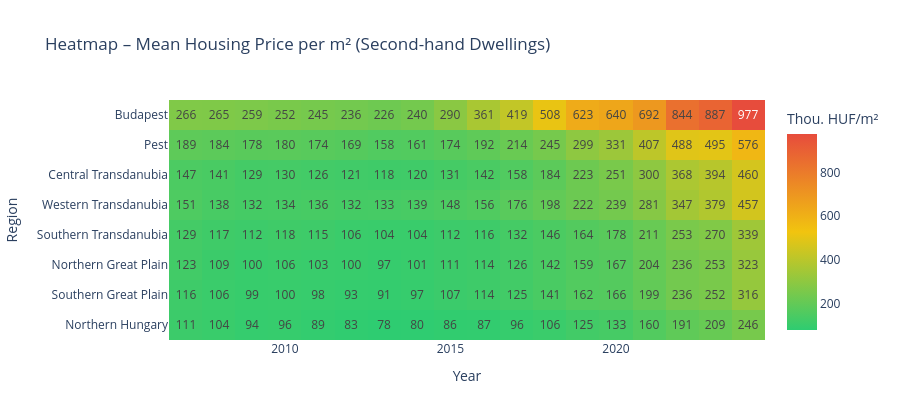

Notebook code for this chart:
### Markdown cell above
## Visualisation 3 – Heatmap: Regions × Years
Rows = regions, columns = years, colour = price. The most compact overview: you can see at a glance which region/year cells are hot.

### Code cell
pivot = df.pivot(index="region", columns="year", values="price")
# Sort regions by 2024 price descending
pivot = pivot.loc[pivot[2024].sort_values(ascending=False).index]

fig = px.imshow(
    pivot,
    color_continuous_scale=["#2ecc71", "#f1c40f", "#e74c3c"],
    labels={"color": "Thou. HUF/m²", "x": "Year", "y": "Region"},
    title="Heatmap – Mean Housing Price per m² (Second-hand Dwellings)",
    aspect="auto",
    text_auto=".0f",
)
fig.update_layout(template="plotly_white", height=420, coloraxis_colorbar_title="Thou. HUF/m²")
fig.show()

### Figure 1 — Plotly figure (JSON) as saved in the notebook; plotly's stock layout.template omitted (floating-point values rounded to 4 significant figures; data arrays with more than 128 entries replaced by an {"elided": "..."} marker saying what was removed)
{"data": [{"coloraxis": "coloraxis", "hovertemplate": "Year: %{x}<br>Region: %{y}<br>Thou. HUF/m²: %{z}<extra></extra>", "name": "0", "texttemplate": "%{z:.0f}", "type": "heatmap", "x": [2007, 2008, 2009, 2010, 2011, 2012, 2013, 2014, 2015, 2016, 2017, 2018, 2019, 2020, 2021, 2022, 2023, 2024], "xaxis": "x", "y": ["Budapest", "Pest", "Central Transdanubia", "Western Transdanubia", "Southern Transdanubia", "Northern Great Plain", "Southern Great Plain", "Northern Hungary"], "yaxis": "y", "z": {"elided": "8x18 float values"}}], "layout": {"coloraxis": {"colorbar": {"title": {"text": "Thou. HUF/m²"}}, "colorscale": [[0, "#2ecc71"], [0.5, "#f1c40f"], [1, "#e74c3c"]]}, "height": 420, "title": {"text": "Heatmap – Mean Housing Price per m² (Second-hand Dwellings)"}, "xaxis": {"anchor": "y", "domain": [0, 1], "title": {"text": "Year"}}, "yaxis": {"anchor": "x", "autorange": "reversed", "domain": [0, 1], "title": {"text": "Region"}}}}
